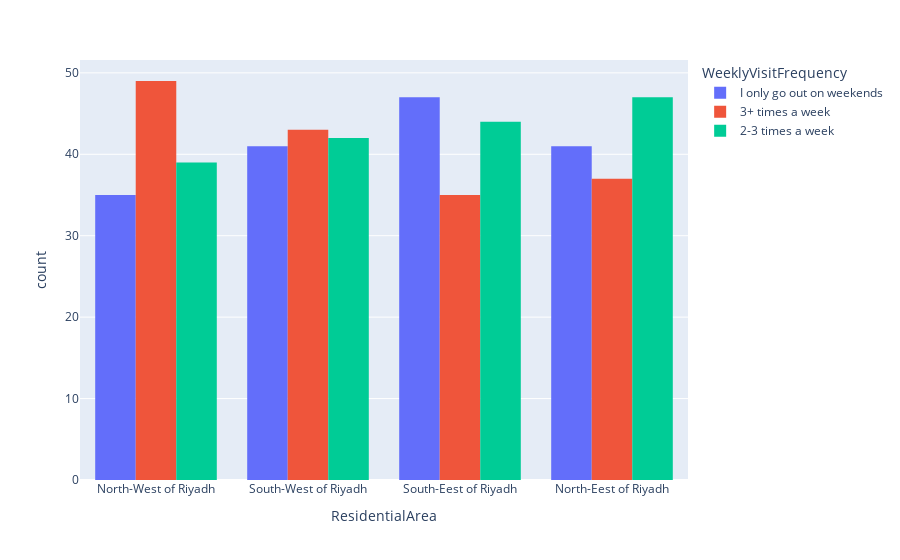

Notebook code for this chart:
### Code cell
fig = px.histogram(df_viz, x="ResidentialArea",
             color="WeeklyVisitFrequency", barmode = 'group')
fig.show()

### Figure 1 — Plotly figure (JSON) as saved in the notebook; plotly's stock layout.template omitted (floating-point values rounded to 4 significant figures; data arrays with more than 128 entries replaced by an {"elided": "..."} marker saying what was removed)
{"data": [{"alignmentgroup": "True", "bingroup": "x", "hovertemplate": "WeeklyVisitFrequency=I only go out on weekends<br>ResidentialArea=%{x}<br>count=%{y}<extra></extra>", "legendgroup": "I only go out on weekends", "marker": {"color": "#636efa", "pattern": {"shape": ""}}, "name": "I only go out on weekends", "offsetgroup": "I only go out on weekends", "orientation": "v", "showlegend": true, "type": "histogram", "x": {"elided": "164 str values"}, "xaxis": "x", "yaxis": "y"}, {"alignmentgroup": "True", "bingroup": "x", "hovertemplate": "WeeklyVisitFrequency=3+ times a week<br>ResidentialArea=%{x}<br>count=%{y}<extra></extra>", "legendgroup": "3+ times a week", "marker": {"color": "#EF553B", "pattern": {"shape": ""}}, "name": "3+ times a week", "offsetgroup": "3+ times a week", "orientation": "v", "showlegend": true, "type": "histogram", "x": {"elided": "164 str values"}, "xaxis": "x", "yaxis": "y"}, {"alignmentgroup": "True", "bingroup": "x", "hovertemplate": "WeeklyVisitFrequency=2-3 times a week<br>ResidentialArea=%{x}<br>count=%{y}<extra></extra>", "legendgroup": "2-3 times a week", "marker": {"color": "#00cc96", "pattern": {"shape": ""}}, "name": "2-3 times a week", "offsetgroup": "2-3 times a week", "orientation": "v", "showlegend": true, "type": "histogram", "x": {"elided": "172 str values"}, "xaxis": "x", "yaxis": "y"}], "layout": {"barmode": "group", "legend": {"title": {"text": "WeeklyVisitFrequency"}, "tracegroupgap": 0}, "margin": {"t": 60}, "xaxis": {"anchor": "y", "domain": [0, 1], "title": {"text": "ResidentialArea"}}, "yaxis": {"anchor": "x", "domain": [0, 1], "title": {"text": "count"}}}}
